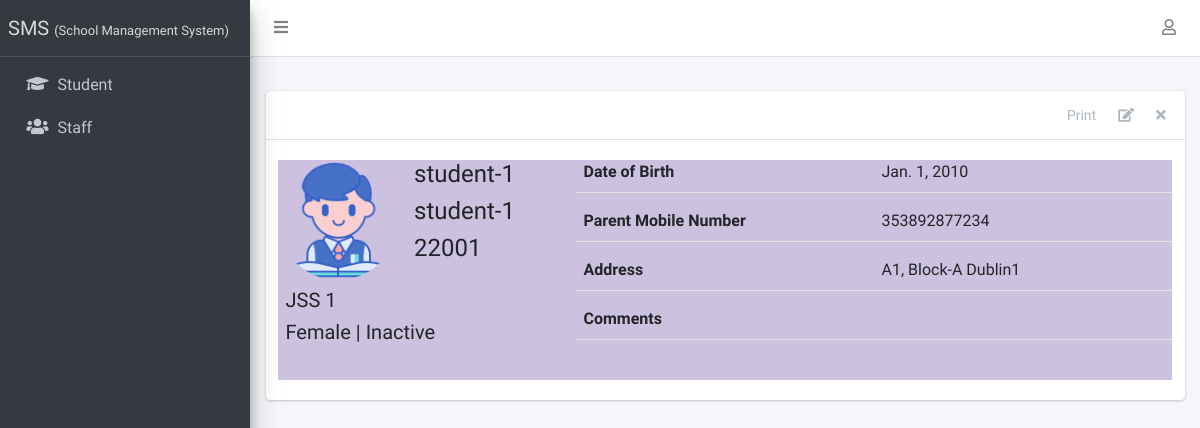
The page /student/1/ (signed in) on the database its author committed.
### apps/students/models.py (models this page shows, shortened)
class Student(models.Model):
    STATUS_CHOICES = [("active", "Active"), ("inactive", "Inactive")]
    GENDER_CHOICES = [("male", "Male"), ("female", "Female")]
    current_status = models.CharField(
        max_length=10, choices=STATUS_CHOICES, default="active"
    )
    registration_number = models.CharField(max_length=200, unique=True)
    surname = models.CharField(max_length=200)
    firstname = models.CharField(max_length=200)
    other_name = models.CharField(max_length=200, blank=True)
    gender = models.CharField(max_length=10, choices=GENDER_CHOICES, default="male")
    date_of_birth = models.DateField(default=timezone.now)
    current_class = models.ForeignKey(
        StudentClass, on_delete=models.SET_NULL, blank=True, null=True
    )
    date_of_admission = models.DateField(default=timezone.now)
    mobile_num_regex = RegexValidator(
        regex="^[0-9]{10,15}$", message="Entered mobile number isn't in a right format!"
    )
    parent_mobile_number = models.CharField(
        validators=[mobile_num_regex], max_length=13, blank=True
    )
    address = models.TextField(blank=True)
    others = models.TextField(blank=True)
    passport = models.ImageField(blank=True, upload_to="students/passports/")
    class Meta:
        ordering = ["surname", "firstname", "other_name"]

### apps/corecode/models.py (models this page shows)
class StudentClass(models.Model):
    name = models.CharField(max_length=200, unique=True)
    class Meta:
        verbose_name = "Class"
        verbose_name_plural = "Classes"
        ordering = ["name"]
    def __str__(self):
        return self.name

### apps/students/views.py (the view)
# urls.py: path("<int:pk>/", StudentDetailView.as_view(), name="student-detail"),
class StudentDetailView(LoginRequiredMixin, DetailView):
    model = Student
    template_name = "students/student_detail.html"
    def get_context_data(self, **kwargs):
        context = super(StudentDetailView, self).get_context_data(**kwargs)
        context["payments"] = Invoice.objects.filter(student=self.object)
        return context

### apps/corecode/context_processors.py (called while the page is built)
def site_defaults(request):
    current_session = AcademicSession.objects.get(current=True)
    current_term = AcademicTerm.objects.get(current=True)
    vals = SiteConfig.objects.all()
    contexts = {
        "current_session": current_session.name,
        "current_term": current_term.name,
    }
    for val in vals:
        contexts[val.key] = val.value
    return contexts

### apps/students/templates/students/student_detail.html (shortened to what this page needs)
{% extends 'base.html' %}
{% load static %}
{% block content-header %}
<div class="card-header">
  <div class="card-tools">
    <a href="#" class="btn btn-tool">Print</a>
    <a href="{% url 'student-update' object.id %}" class="btn btn-tool">
      <i class="fas fa-edit"></i>
    </a>
    <a href="{% url 'student-delete' object.id %}" class="btn btn-tool">
      <i class="fas fa-times"></i>
    </a>
  </div>
</div>
{% endblock content-header %}
{% block content %}
    <div class="row mb-4">
      <div class="col-sm-4">
        <div class="row mb-2">
          {% if object.passport %}
            <img
              src="{{ object.passport.url }}"
              class="float-left rounded-circle mr-3" style="width: 120px; height: 120px;">
          {% else %}
            <img
              src="{% static 'dist/img/avatar.png' %}"
              class="float-left rounded-circle mr-3" style="width: 120px; height: 120px;">
          {% endif %}
          <div class="float-right">
            <h4>{{ object.surname }} </h4>
            <h4>{{ object.firstname }} </h4>
            <h4>{{ object.registration_number }} </h4>
          </div>
        </div>
        <h5>{{ object.current_class }} </h5>
        <h5>{{ object.get_gender_display }} | {{ object.get_current_status_display }}</h5>
      </div>
      <div class="col-sm-8">
        <div>
          <div class="form-group border-bottom row">
            <label class="col">
              Date of Birth
            </label>
            <div class="col">
              {{ object.date_of_birth }}
            </div>
          </div>
          <div class="form-group border-bottom row">
            <label class="col">
              Parent Mobile Number
            </label>
            <div class="col">
              {{ object.parent_mobile_number}}
            </div>
          </div>
          <div class="form-group border-bottom row">
            <label class="col">
              Address
            </label>
            <div class="col">
              {{ object.address }}
            </div>
          </div>
          <div class="form-group border-bottom row">
            <label class="col">
              Comments
            </label>
            <div class="col">
            </div>
          </div>
        </div>
      </div>
    </div>
{% endblock content %}

### rows shown on the page
Student: surname "student-1", firstname "student-1", registration_number "22001", current_class "JSS 1", gender "Female", current_status "Inactive", date_of_birth "Jan. 1, 2010", parent_mobile_number "353892877234", address "A1, Block-A Dublin1"
